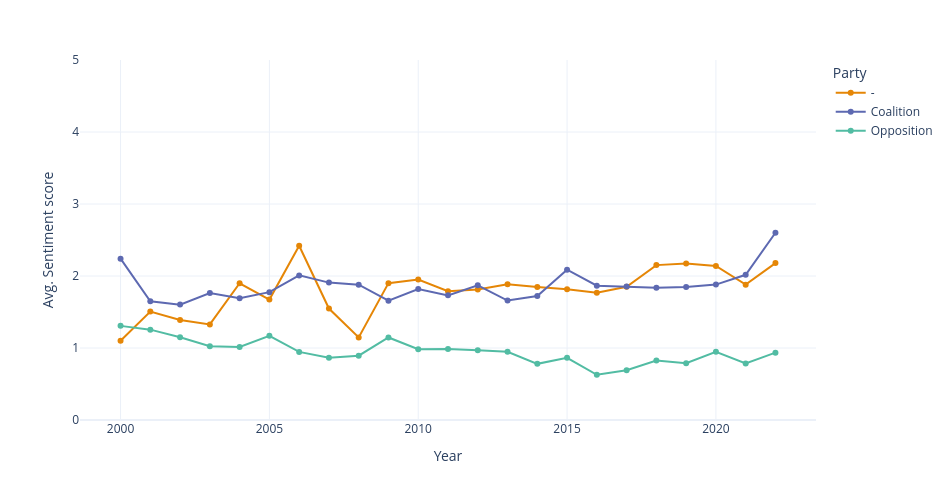

Source (notebook cell):
### Markdown cell above
The violin plot illustrates the distribution of numerical sentiment scores across different party statuses. Similar to the patterns observed in the heatmap above, Opposition speeches are predominantly centered around negative sentiment values (median = 0.33). In contrast, both Coalition and non-affiliated (“–”) speakers show a more balanced spread of sentiment scores, though the Coalition still leans somewhat negative (medians: “–” = 1.45, Coalition = 1.50).

### Code cell
#Party status x average sentiment score (across years)
# Plot sample trends per "Month", use "Year" for better full dataset visualisations

status_term = df.groupby(["Party_status", "Year"]).agg({"Senti_n":"mean"}).reset_index()
status_term
fig=px.line(status_term, x="Year", y="Senti_n", color="Party_status", markers=True, 
            color_discrete_sequence=px.colors.qualitative.Vivid)
fig.update_layout(
    height=500,  
    width=950,
    yaxis=dict(range=[0, 5]),

    yaxis_title='Avg. Sentiment score',
    legend_title='Party',
    template='plotly_white'
)
fig.show()

### Figure 1 — Plotly figure (JSON) as saved in the notebook; plotly's stock layout.template omitted (floating-point values rounded to 4 significant figures)
{"data": [{"hovertemplate": "Party_status=-<br>Year=%{x}<br>Senti_n=%{y}<extra></extra>", "legendgroup": "-", "line": {"color": "rgb(229, 134, 6)", "dash": "solid"}, "marker": {"symbol": "circle"}, "mode": "lines+markers", "name": "-", "orientation": "v", "showlegend": true, "type": "scatter", "x": [2000, 2001, 2002, 2003, 2004, 2005, 2006, 2007, 2008, 2009, 2010, 2011, 2012, 2013, 2014, 2015, 2016, 2017, 2018, 2019, 2020, 2021, 2022], "xaxis": "x", "y": [1.101, 1.506, 1.389, 1.328, 1.899, 1.673, 2.421, 1.548, 1.146, 1.901, 1.952, 1.788, 1.812, 1.885, 1.846, 1.815, 1.768, 1.85, 2.151, 2.174, 2.139, 1.88, 2.179], "yaxis": "y"}, {"hovertemplate": "Party_status=Coalition<br>Year=%{x}<br>Senti_n=%{y}<extra></extra>", "legendgroup": "Coalition", "line": {"color": "rgb(93, 105, 177)", "dash": "solid"}, "marker": {"symbol": "circle"}, "mode": "lines+markers", "name": "Coalition", "orientation": "v", "showlegend": true, "type": "scatter", "x": [2000, 2001, 2002, 2003, 2004, 2005, 2006, 2007, 2008, 2009, 2010, 2011, 2012, 2013, 2014, 2015, 2016, 2017, 2018, 2019, 2020, 2021, 2022], "xaxis": "x", "y": [2.241, 1.649, 1.603, 1.764, 1.691, 1.776, 2.008, 1.908, 1.879, 1.657, 1.818, 1.731, 1.871, 1.659, 1.721, 2.088, 1.866, 1.853, 1.836, 1.847, 1.881, 2.017, 2.601], "yaxis": "y"}, {"hovertemplate": "Party_status=Opposition<br>Year=%{x}<br>Senti_n=%{y}<extra></extra>", "legendgroup": "Opposition", "line": {"color": "rgb(82, 188, 163)", "dash": "solid"}, "marker": {"symbol": "circle"}, "mode": "lines+markers", "name": "Opposition", "orientation": "v", "showlegend": true, "type": "scatter", "x": [2000, 2001, 2002, 2003, 2004, 2005, 2006, 2007, 2008, 2009, 2010, 2011, 2012, 2013, 2014, 2015, 2016, 2017, 2018, 2019, 2020, 2021, 2022], "xaxis": "x", "y": [1.307, 1.255, 1.148, 1.024, 1.014, 1.169, 0.9457, 0.8655, 0.8934, 1.146, 0.9821, 0.9855, 0.9686, 0.9481, 0.78, 0.864, 0.6277, 0.6914, 0.8252, 0.7895, 0.9462, 0.7862, 0.9352], "yaxis": "y"}], "layout": {"height": 500, "legend": {"title": {"text": "Party"}, "tracegroupgap": 0}, "margin": {"t": 60}, "width": 950, "xaxis": {"anchor": "y", "domain": [0, 1], "title": {"text": "Year"}}, "yaxis": {"anchor": "x", "domain": [0, 1], "range": [0, 5], "title": {"text": "Avg. Sentiment score"}}}}
